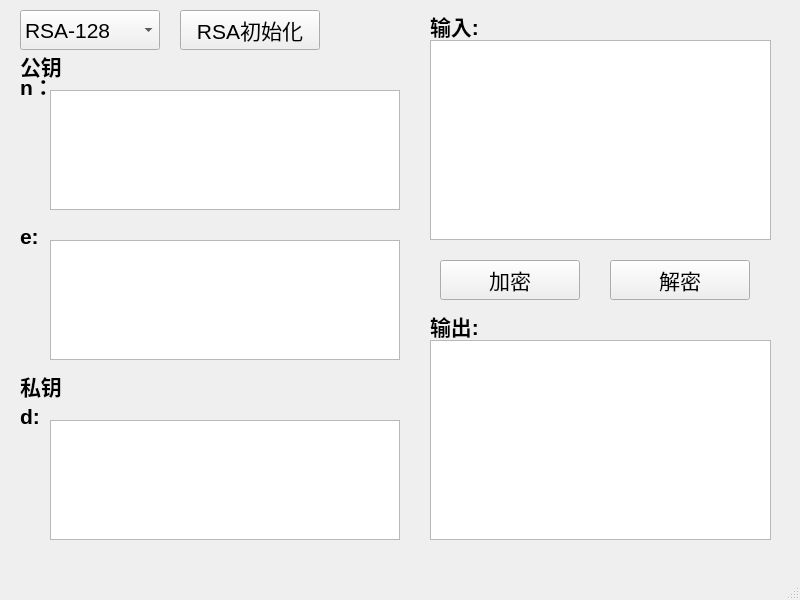
<?xml version="1.0" encoding="UTF-8"?>
<ui version="4.0">
 <class>MainWindow</class>
 <widget class="QMainWindow" name="MainWindow">
  <property name="geometry">
   <rect>
    <x>0</x>
    <y>0</y>
    <width>800</width>
    <height>600</height>
   </rect>
  </property>
  <property name="windowTitle">
   <string>MainWindow</string>
  </property>
  <property name="windowIcon">
   <iconset>
    <normaloff>Icon.png</normaloff>Icon.png</iconset>
  </property>
  <widget class="QWidget" name="centralwidget">
   <widget class="QPushButton" name="pushButton_en">
    <property name="geometry">
     <rect>
      <x>440</x>
      <y>260</y>
      <width>140</width>
      <height>40</height>
     </rect>
    </property>
    <property name="font">
     <font>
      <pointsize>16</pointsize>
     </font>
    </property>
    <property name="text">
     <string>加密</string>
    </property>
   </widget>
   <widget class="QPushButton" name="pushButton_de">
    <property name="geometry">
     <rect>
      <x>610</x>
      <y>260</y>
      <width>140</width>
      <height>40</height>
     </rect>
    </property>
    <property name="font">
     <font>
      <pointsize>16</pointsize>
     </font>
    </property>
    <property name="text">
     <string>解密</string>
    </property>
   </widget>
   <widget class="QPlainTextEdit" name="plainTextEdit_input">
    <property name="geometry">
     <rect>
      <x>430</x>
      <y>40</y>
      <width>341</width>
      <height>200</height>
     </rect>
    </property>
   </widget>
   <widget class="QLabel" name="label_2">
    <property name="geometry">
     <rect>
      <x>430</x>
      <y>310</y>
      <width>80</width>
      <height>32</height>
     </rect>
    </property>
    <property name="font">
     <font>
      <pointsize>16</pointsize>
      <weight>75</weight>
      <bold>true</bold>
     </font>
    </property>
    <property name="text">
     <string>输出:</string>
    </property>
   </widget>
   <widget class="QComboBox" name="comboBox">
    <property name="geometry">
     <rect>
      <x>20</x>
      <y>10</y>
      <width>140</width>
      <height>40</height>
     </rect>
    </property>
    <property name="font">
     <font>
      <pointsize>16</pointsize>
     </font>
    </property>
    <item>
     <property name="text">
      <string>RSA-128</string>
     </property>
    </item>
    <item>
     <property name="text">
      <string>RSA-256</string>
     </property>
    </item>
    <item>
     <property name="text">
      <string>RSA-512</string>
     </property>
    </item>
    <item>
     <property name="text">
      <string>RSA-768</string>
     </property>
    </item>
    <item>
     <property name="text">
      <string>RSA-1024</string>
     </property>
    </item>
   </widget>
   <widget class="QTextBrowser" name="textBrowser_output">
    <property name="geometry">
     <rect>
      <x>430</x>
      <y>340</y>
      <width>341</width>
      <height>200</height>
     </rect>
    </property>
   </widget>
   <widget class="QLabel" name="label_4">
    <property name="geometry">
     <rect>
      <x>20</x>
      <y>50</y>
      <width>80</width>
      <height>32</height>
     </rect>
    </property>
    <property name="font">
     <font>
      <pointsize>16</pointsize>
      <weight>75</weight>
      <bold>true</bold>
     </font>
    </property>
    <property name="text">
     <string>公钥</string>
    </property>
   </widget>
   <widget class="QLabel" name="label_5">
    <property name="geometry">
     <rect>
      <x>20</x>
      <y>370</y>
      <width>80</width>
      <height>32</height>
     </rect>
    </property>
    <property name="font">
     <font>
      <pointsize>16</pointsize>
      <weight>75</weight>
      <bold>true</bold>
     </font>
    </property>
    <property name="text">
     <string>私钥</string>
    </property>
   </widget>
   <widget class="QPushButton" name="pushButton_3">
    <property name="geometry">
     <rect>
      <x>180</x>
      <y>10</y>
      <width>140</width>
      <height>40</height>
     </rect>
    </property>
    <property name="font">
     <font>
      <pointsize>16</pointsize>
     </font>
    </property>
    <property name="text">
     <string>RSA初始化</string>
    </property>
   </widget>
   <widget class="QLabel" name="label_6">
    <property name="geometry">
     <rect>
      <x>20</x>
      <y>70</y>
      <width>70</width>
      <height>32</height>
     </rect>
    </property>
    <property name="font">
     <font>
      <pointsize>16</pointsize>
      <weight>75</weight>
      <italic>false</italic>
      <bold>true</bold>
     </font>
    </property>
    <property name="text">
     <string>n：</string>
    </property>
   </widget>
   <widget class="QLabel" name="label_7">
    <property name="geometry">
     <rect>
      <x>20</x>
      <y>220</y>
      <width>70</width>
      <height>32</height>
     </rect>
    </property>
    <property name="font">
     <font>
      <pointsize>16</pointsize>
      <weight>75</weight>
      <italic>false</italic>
      <bold>true</bold>
     </font>
    </property>
    <property name="text">
     <string>e:</string>
    </property>
   </widget>
   <widget class="QLabel" name="label_8">
    <property name="geometry">
     <rect>
      <x>20</x>
      <y>400</y>
      <width>70</width>
      <height>32</height>
     </rect>
    </property>
    <property name="font">
     <font>
      <pointsize>16</pointsize>
      <weight>75</weight>
      <italic>false</italic>
      <bold>true</bold>
     </font>
    </property>
    <property name="text">
     <string>d:</string>
    </property>
   </widget>
   <widget class="QTextBrowser" name="textBrowser_n">
    <property name="geometry">
     <rect>
      <x>50</x>
      <y>90</y>
      <width>350</width>
      <height>120</height>
     </rect>
    </property>
   </widget>
   <widget class="QTextBrowser" name="textBrowser_e">
    <property name="geometry">
     <rect>
      <x>50</x>
      <y>240</y>
      <width>350</width>
      <height>120</height>
     </rect>
    </property>
   </widget>
   <widget class="QTextBrowser" name="textBrowser_d">
    <property name="geometry">
     <rect>
      <x>50</x>
      <y>420</y>
      <width>350</width>
      <height>120</height>
     </rect>
    </property>
   </widget>
   <widget class="QLabel" name="label_3">
    <property name="geometry">
     <rect>
      <x>430</x>
      <y>10</y>
      <width>311</width>
      <height>32</height>
     </rect>
    </property>
    <property name="font">
     <font>
      <pointsize>16</pointsize>
      <weight>75</weight>
      <bold>true</bold>
     </font>
    </property>
    <property name="text">
     <string>输入:</string>
    </property>
   </widget>
  </widget>
  <widget class="QMenuBar" name="menubar">
   <property name="geometry">
    <rect>
     <x>0</x>
     <y>0</y>
     <width>800</width>
     <height>21</height>
    </rect>
   </property>
  </widget>
  <widget class="QStatusBar" name="statusbar"/>
 </widget>
 <resources/>
 <connections/>
</ui>
